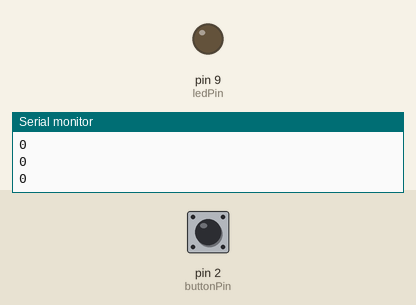
Bench run of a sketch on a simulated Arduino Uno, built with avr-gcc and run on an emulated ATmega328P. On the bench: output pins drawn as LEDs (lit = HIGH), the last lines printed to the serial monitor. The inputs (shaded band) are chosen by the test bench; at power-on: pin 2 (buttonPin) LOW.

Above: at 1.2 s.
1.3 s: pin 2 (buttonPin) pulled HIGH for 0.15 s
At 2.39 s:
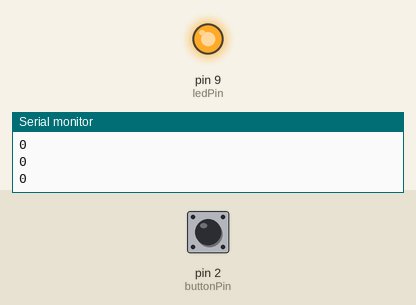
3.9 s: pin 2 (buttonPin) pulled HIGH for 1 s
At 6.5 s:
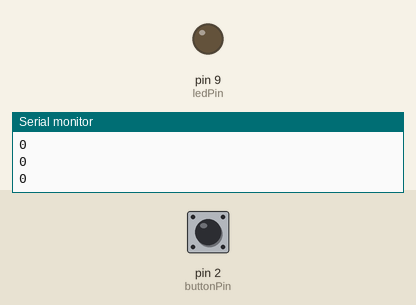
7.4 s: pin 2 (buttonPin) pulled HIGH for 3.2 s
At 9.5 s:
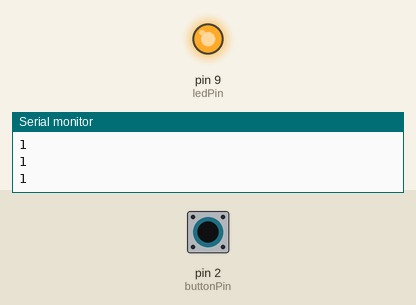
Timing chart, 0 to 13.1 s (numbered marks = the images above; inputs shaded):
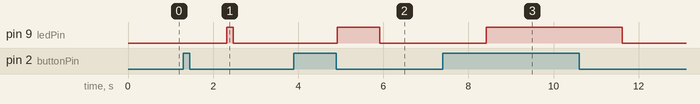

The sketch:

zad5.ino
```cpp
const int buttonPin = 2;
const int ledPin =  9;

int i = 0;
int rememberedState[100] = {0};

void setup() {
  pinMode(ledPin, OUTPUT);
  pinMode(buttonPin, INPUT);
  Serial.begin(9700);
}

void loop() {
  Serial.println(digitalRead(buttonPin));
  digitalWrite(ledPin, rememberedState[i]);
  rememberedState[i] = digitalRead(buttonPin);
  ++i %= 100;
  delay(10);
}
```

Measured:
- after the input at 1.3 s, pin 9 (ledPin): LOW → HIGH after 1.0 s, → LOW 0.15 s later
- after the input at 3.9 s, pin 9 (ledPin): LOW → HIGH after 1.0 s, → LOW 1.0 s later
- after the input at 7.4 s, pin 9 (ledPin): LOW → HIGH after 1.0 s, → LOW 3.2 s later
